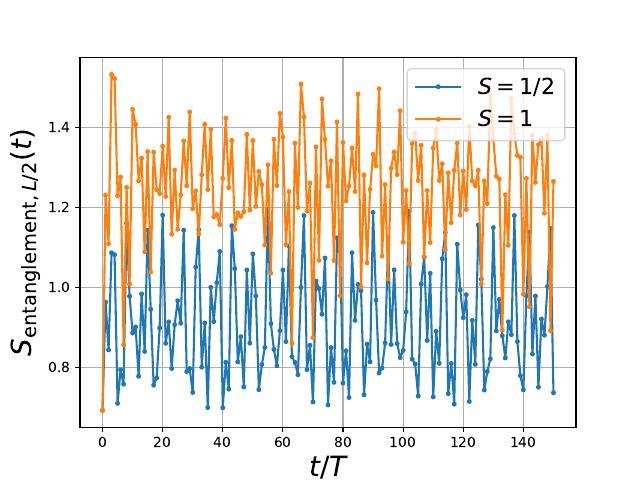

Generate this figure with Python:
from __future__ import print_function, division

import numpy as np
from quspin.operators import ops_dict,hamiltonian,exp_op
from quspin.basis import spin_basis_1d
from quspin.tools.measurements import obs_vs_time
import matplotlib.pyplot as plt
import sys,os

# user defined generator
# generates stroboscopic dynamics 
def evolve_gen(psi0,U1,U2,U3,nT):
	yield psi0
	for i in range(nT):
		psi0 = U1.dot(psi0)
		psi0 = U2.dot(psi0)
		psi0 = U3.dot(psi0)
		yield psi0

# frequency and period for driving.
omega = 4
T = 2*np.pi/omega 
nT = 150 # number of periods to evolve to.
times = np.arange(0,nT+1,1)*T

L_1 = 18 # length of chain for spin 1/2
L_2 = 11 # length of chain for spin 1

basis_1 = spin_basis_1d(L_1,S="1/2",kblock=0,pblock=1,zblock=1) # spin 1/2 basis
basis_2 = spin_basis_1d(L_2,S="1"  ,kblock=0,pblock=1,zblock=1) # spin 1 basis
# print information about the basis
print("S = {S:3s}, L = {L:2d}, Size of H-space: {Ns:d}".format(S="1/2",L=L_1,Ns=basis_1.Ns))
print("S = {S:3s}, L = {L:2d}, Size of H-space: {Ns:d}".format(S="1"  ,L=L_2,Ns=basis_2.Ns))

# setting up coupling lists
Jzz_1 = [[-1.0,i,(i+1)%L_1] for i in range(L_1)]
hx_1  = [[-1.0,i] for i in range(L_1)]
Jzz_2 = [[-1.0,i,(i+1)%L_2] for i in range(L_2)]
hx_2  = [[-1.0,i] for i in range(L_2)]
# dictioanry to turn off checks
no_checks = dict(check_symm=False,check_herm=False)
# setting up hamiltonians
Hzz_1 = hamiltonian([["zz",Jzz_1]],[],basis=basis_1,dtype=np.float64)
Hx_1  = hamiltonian([["+",hx_1],["-",hx_1]],[],basis=basis_1,dtype=np.float64)
Hzz_2 = hamiltonian([["zz",Jzz_2]],[],basis=basis_2,dtype=np.float64,**no_checks)
Hx_2  = hamiltonian([["+",hx_2],["-",hx_2]],[],basis=basis_2,dtype=np.float64,**no_checks)
# calculating bandwidth for non-driven hamiltonian
[E_1_min],psi_1 = Hzz_1.eigsh(k=1,which="SA")
[E_2_min],psi_2 = Hzz_2.eigsh(k=1,which="SA")
# setting up initial states
psi0_1 = psi_1.ravel()
psi0_2 = psi_2.ravel()
# creating generators of time evolution
U1_1 = exp_op(omega*Hx_1,a=-1j*T/6)
U2_1 = exp_op(Hzz_1,a=-1j*3*T/6)
U3_1 = exp_op(-omega*Hx_1,a=-1j*2*T/6)
U1_2 = exp_op(omega*Hx_2,a=-1j*T/6)
U2_2 = exp_op(Hzz_2,a=-1j*3*T/6)
U3_2 = exp_op(-omega*Hx_2,a=-1j*2*T/6)
# get generator objects to get time dependent states
psi_1_t = evolve_gen(psi0_1,U1_1,U2_1,U3_1,nT)
psi_2_t = evolve_gen(psi0_2,U1_2,U2_2,U3_2,nT)
# measure energy as a function of time
Obs_1_t = obs_vs_time(psi_1_t,times,dict(E=Hzz_1),return_state=True)
Obs_2_t = obs_vs_time(psi_2_t,times,dict(E=Hzz_2),return_state=True)

sparse_args = dict(sparse=False,sparse_diag=False)
Sent_time_1 = basis_1.ent_entropy(Obs_1_t["psi_t"],sub_sys_A=range(L_1//2),**sparse_args)["Sent_A"]/(L_1//2)
Sent_time_2 = basis_2.ent_entropy(Obs_2_t["psi_t"],sub_sys_A=range(L_2//2),**sparse_args)["Sent_A"]/(L_2//2)


#plotting results
plt.plot(times/T,(Obs_1_t["E"]-E_1_min)/(-E_1_min),marker='.',markersize=5,label="$S=1/2$")
plt.plot(times/T,(Obs_2_t["E"]-E_2_min)/(-E_2_min),marker='.',markersize=5,label="$S=1$")
plt.grid()
plt.ylabel("$Q(t)$",fontsize=20)
plt.xlabel("$t/T$",fontsize=20)
plt.legend(loc=0,fontsize=16)
plt.savefig("example7_Q.pdf")
plt.figure()

plt.plot(times/T,Sent_time_1,marker='.',markersize=5,label="$S=1/2$")
plt.plot(times/T,Sent_time_2,marker='.',markersize=5,label="$S=1$")
plt.grid()
plt.ylabel("$S_{\mathrm{entanglement},L/2}(t)$",fontsize=20)
plt.xlabel("$t/T$",fontsize=20)
plt.legend(loc=0,fontsize=16)

plt.savefig("example7_S.pdf")
plt.show()

